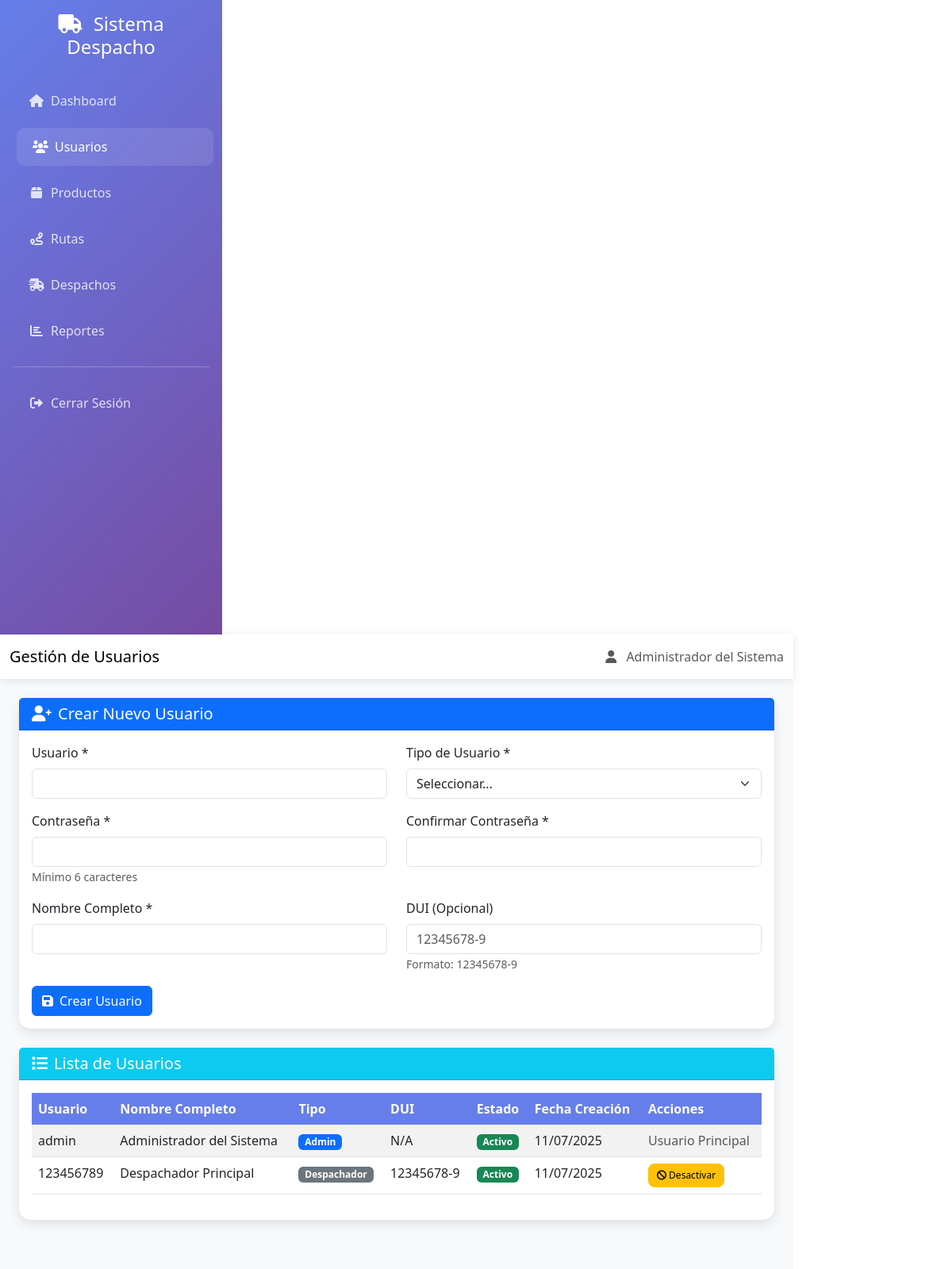
/usuarios.php (signed in), run on the app's committed database.
### tables this page shows
CREATE TABLE IF NOT EXISTS `usuarios` (
  `id` int NOT NULL AUTO_INCREMENT,
  `usuario` varchar(50) NOT NULL,
  `password` varchar(255) NOT NULL,
  `tipo_usuario` enum('admin','despachador') NOT NULL,
  `nombre_completo` varchar(100) NOT NULL,
  `dui` varchar(10) DEFAULT NULL,
  `estado` enum('activo','inactivo') DEFAULT 'activo',
  `fecha_creacion` timestamp NULL DEFAULT CURRENT_TIMESTAMP,
  `fecha_actualizacion` timestamp NULL DEFAULT CURRENT_TIMESTAMP ON UPDATE CURRENT_TIMESTAMP,
  PRIMARY KEY (`id`),
  UNIQUE KEY `usuario` (`usuario`)
);

### includes/functions.php (called while the page is built, shortened)
<?php
function formatearDUI($dui) {
    if (strlen($dui) === 9) {
        return substr($dui, 0, 8) . '-' . substr($dui, 8);
    }
    return $dui;
}
?>

### usuarios.php (the view, shortened to what this page needs)
<?php
require_once 'includes/functions.php';
$db = getDB();
try {
    $stmt = $db->query("
        SELECT id, usuario, tipo_usuario, nombre_completo, dui, estado, fecha_creacion
        FROM usuarios
        ORDER BY fecha_creacion DESC
    ");
    $usuarios = $stmt->fetchAll();
} catch (PDOException $e) {
    $mensaje = 'Error al obtener usuarios: ' . $e->getMessage();
    $tipoMensaje = 'error';
    $usuarios = [];
}
?>
<!DOCTYPE html>
<html lang="es">
<head>
    <link href="https://cdn.jsdelivr.net/npm/bootstrap@5.3.0/dist/css/bootstrap.min.css" rel="stylesheet">
    <link href="https://cdnjs.cloudflare.com/ajax/libs/font-awesome/6.0.0/css/all.min.css" rel="stylesheet">
</head>
<body>
    <div class="container-fluid">
        <div class="row">
            <div class="col-md-3 col-lg-2 p-0 sidebar">
                <div class="p-3">
                    <h4 class="text-center mb-4">
                        <i class="fas fa-truck me-2"></i>
                        Sistema Despacho
                    </h4>
                    <nav class="nav flex-column">
                        <a class="nav-link" href="dashboard.php">
                            <i class="fas fa-home me-2"></i>Dashboard
                        </a>
                        <a class="nav-link active" href="usuarios.php">
                            <i class="fas fa-users me-2"></i>Usuarios
                        </a>
                        <a class="nav-link" href="productos.php">
                            <i class="fas fa-box me-2"></i>Productos
                        </a>
                        <a class="nav-link" href="rutas.php">
                            <i class="fas fa-route me-2"></i>Rutas
                        </a>
                        <a class="nav-link" href="despachos.php">
                            <i class="fas fa-shipping-fast me-2"></i>Despachos
                        </a>
                        <a class="nav-link" href="reportes.php">
                            <i class="fas fa-chart-bar me-2"></i>Reportes
                        </a>
                        <hr class="my-3">
                        <a class="nav-link" href="logout.php">
                            <i class="fas fa-sign-out-alt me-2"></i>Cerrar Sesión
                        </a>
                    </nav>
                </div>
            </div>
            <div class="col-md-9 col-lg-10 p-0 content-area">
                <nav class="navbar navbar-expand-lg navbar-light">
                    <div class="container-fluid">
                        <h5 class="navbar-brand mb-0">Gestión de Usuarios</h5>
                        <div class="navbar-nav ms-auto">
                            <span class="navbar-text">
                                <i class="fas fa-user me-2"></i>
                                <span class="d-none d-sm-inline"><?php echo htmlspecialchars($_SESSION['nombre_completo']); ?></span>
                            </span>
                        </div>
                    </div>
                </nav>
                <div class="container-fluid p-4">
                    <div class="card mb-4">
                        <div class="card-header bg-primary text-white">
                            <h5 class="mb-0">
                                <i class="fas fa-user-plus me-2"></i>Crear Nuevo Usuario
                            </h5>
                        </div>
                        <div class="card-body">
                            <form method="POST" action="">
                                <div class="row">
                                    <div class="col-md-6 mb-3">
                                        <label for="usuario" class="form-label">Usuario *</label>
                                        <input type="text" class="form-control" id="usuario" name="usuario" required>
                                    </div>
                                    <div class="col-md-6 mb-3">
                                        <label for="tipo_usuario" class="form-label">Tipo de Usuario *</label>
                                        <select class="form-select" id="tipo_usuario" name="tipo_usuario" required>
                                            <option value="">Seleccionar...</option>
                                        </select>
                                    </div>
                                </div>
                                <div class="row">
                                    <div class="col-md-6 mb-3">
                                        <label for="password" class="form-label">Contraseña *</label>
                                        <input type="password" class="form-control" id="password" name="password" required>
                                        <small class="text-muted">Mínimo 6 caracteres</small>
                                    </div>
                                    <div class="col-md-6 mb-3">
                                        <label for="confirm_password" class="form-label">Confirmar Contraseña *</label>
                                        <input type="password" class="form-control" id="confirm_password" name="confirm_password" required>
                                    </div>
                                </div>
                                <div class="row">
                                    <div class="col-md-6 mb-3">
                                        <label for="nombre_completo" class="form-label">Nombre Completo *</label>
                                        <input type="text" class="form-control" id="nombre_completo" name="nombre_completo" required>
                                    </div>
                                    <div class="col-md-6 mb-3">
                                        <label for="dui" class="form-label">DUI (Opcional)</label>
                                        <input type="text" class="form-control" id="dui" name="dui"
                                               placeholder="12345678-9" maxlength="10">
                                        <small class="text-muted">Formato: 12345678-9</small>
                                    </div>
                                </div>
                                <button type="submit" class="btn btn-primary">
                                    <i class="fas fa-save me-2"></i>Crear Usuario
                                </button>
                            </form>
                        </div>
                    </div>
                    <div class="card">
                        <div class="card-header bg-info text-white">
                            <h5 class="mb-0">
                                <i class="fas fa-list me-2"></i>Lista de Usuarios
                            </h5>
                        </div>
                        <div class="card-body">
                            <?php if (!empty($usuarios)): ?>
                                <div class="table-responsive d-none d-md-block">
                                    <table class="table table-striped">
                                        <thead>
                                            <tr>
                                                <th>Usuario</th>
                                                <th>Nombre Completo</th>
                                                <th>Tipo</th>
                                                <th>DUI</th>
                                                <th>Estado</th>
                                                <th>Fecha Creación</th>
                                                <th>Acciones</th>
                                            </tr>
                                        </thead>
                                        <tbody>
                                            <?php foreach ($usuarios as $user): ?>
                                                <tr>
                                                    <td><?php echo htmlspecialchars($user['usuario']); ?></td>
                                                    <td><?php echo htmlspecialchars($user['nombre_completo']); ?></td>
                                                    <td>
                                                        <span class="badge bg-<?php echo $user['tipo_usuario'] === 'admin' ? 'primary' : 'secondary'; ?>">
                                                            <?php echo ucfirst($user['tipo_usuario']); ?>
                                                        </span>
                                                    </td>
                                                    <td>
                                                        <?php echo $user['dui'] ? formatearDUI($user['dui']) : 'N/A'; ?>
                                                    </td>
                                                    <td>
                                                        <span class="badge bg-<?php echo $user['estado'] === 'activo' ? 'success' : 'danger'; ?>">
                                                            <?php echo ucfirst($user['estado']); ?>
                                                        </span>
                                                    </td>
                                                    <td><?php echo date('d/m/Y', strtotime($user['fecha_creacion'])); ?></td>
                                                    <td>
                                                        <?php if ($user['id'] != 1):  ?>
                                                            <form method="POST" action="" style="display: inline;">
                                                                <button type="submit"
                                                                        class="btn btn-<?php echo $user['estado'] === 'activo' ? 'warning' : 'success'; ?> btn-action"
                                                                        onclick="return confirm('¿Está seguro de cambiar el estado de este usuario?')">
                                                                    <i class="fas fa-<?php echo $user['estado'] === 'activo' ? 'ban' : 'check'; ?>"></i>
                                                                    <?php echo $user['estado'] === 'activo' ? 'Desactivar' : 'Activar'; ?>
                                                                </button>
                                                            </form>
                                                        <?php else: ?>
                                                            <span class="text-muted">Usuario Principal</span>
                                                        <?php endif; ?>
                                                    </td>
                                                </tr>
                                            <?php endforeach; ?>
                                        </tbody>
                                    </table>
                                </div>
                            <?php endif; ?>
                        </div>
                    </div>
                </div>
            </div>
        </div>
    </div>
</body>
</html>

### usuarios.php (style rules this page uses)
.sidebar { min-height: 100vh; background: linear-gradient(135deg, #667eea 0%, #764ba2 100%); color: white; position: sticky; top: 0; }
.sidebar .nav-link { color: rgba(255,255,255,0.8); margin: 5px 0; border-radius: 10px; padding: 12px 20px; transition: all 0.3s ease; display: flex; align-items: center; }
.sidebar .nav-link:hover, .sidebar .nav-link.active { background: rgba(255,255,255,0.1); color: white; transform: translateX(5px); }
.sidebar .nav-link i { width: 20px; text-align: center; }
.content-area { background: #f8f9fa; min-height: 100vh; }
.navbar { background: white; box-shadow: 0 2px 10px rgba(0,0,0,0.1); position: sticky; top: 0; z-index: 1020; }
.card { border: none; border-radius: 15px; box-shadow: 0 5px 15px rgba(0,0,0,0.1); }
.table th { background: #667eea; color: white; border: none; white-space: nowrap; }
.btn-action { padding: 5px 10px; font-size: 12px; border-radius: 8px; white-space: nowrap; }
@media (min-width: 1200px) { .sidebar { width: 280px; } }

### data on the page
usuarios: usuario "admin", nombre_completo "Administrador del Sistema", tipo_usuario "Admin", shows "N/A", estado "Activo", fecha_creacion "11/07/2025", shows "Usuario Principal"
usuarios: usuario "123456789", nombre_completo "Despachador Principal", tipo_usuario "Despachador", dui "12345678-9", estado "Activo", fecha_creacion "11/07/2025", shows "Desactivar"

### other printed values
$_SESSION['nombre_completo'] "Administrador del Sistema"
